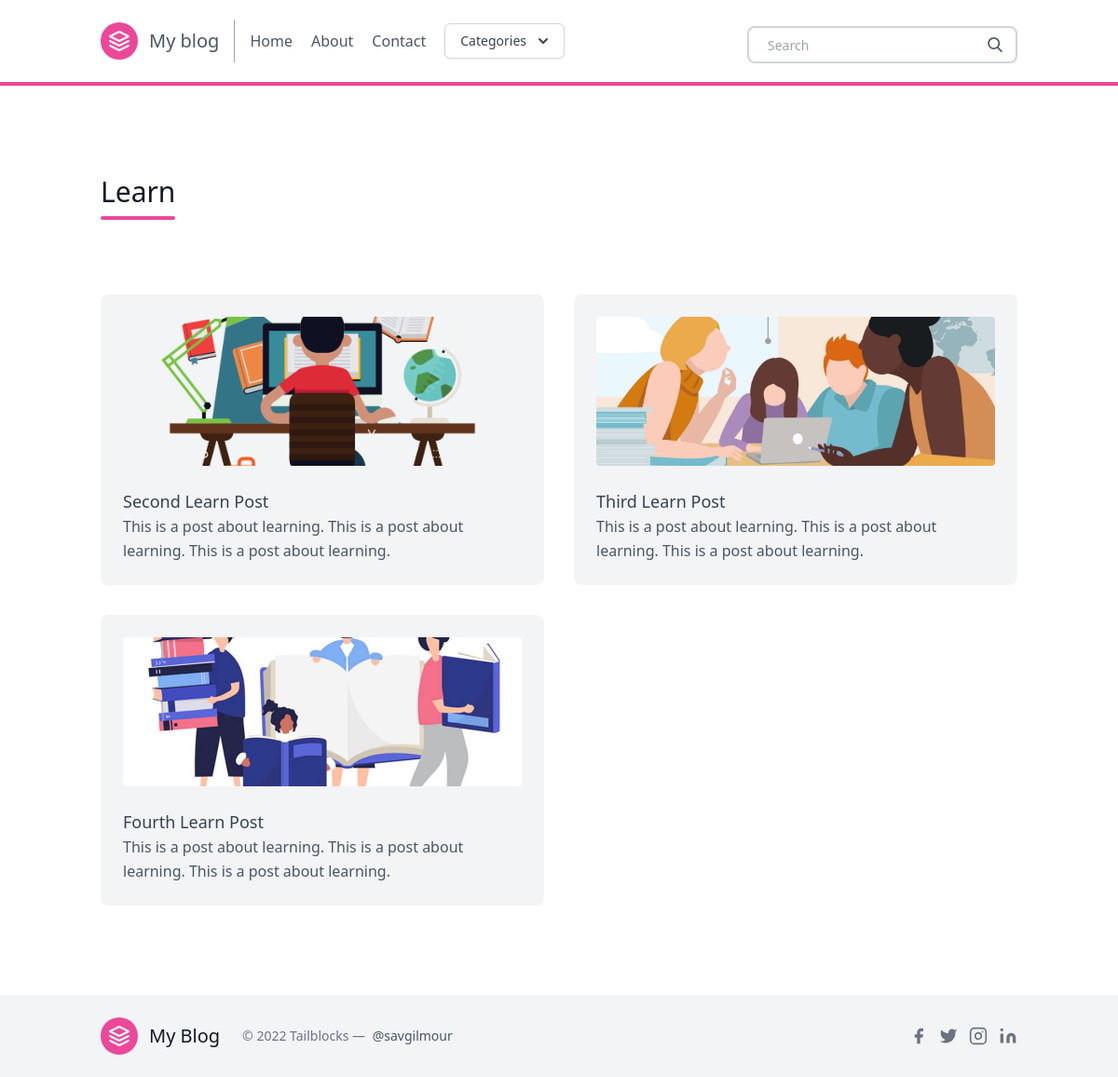
Page /postlist/learn/ on the committed database.
### posts/models.py (models this page shows, shortened)
class Category(models.Model):
    title = models.CharField(max_length=20)
    subtitle = models.CharField(max_length=20)
    slug = models.SlugField()
    thumbnail = models.ImageField()

class Post(models.Model):
    title = models.CharField(max_length=100)
    slug = models.SlugField()
    overview = models.TextField()
    timestamp = models.DateTimeField(auto_now_add=True)
    content = models.TextField()
    author = models.ForeignKey(Author, on_delete=models.CASCADE)
    thumbnail = models.ImageField()
    categories = models.ManyToManyField(Category)
    featured = models.BooleanField()

### posts/views.py (the view)
# urls.py: path('postlist/<slug>/', postlist, name = 'postlist'),
def postlist (request,slug):
    category = Category.objects.get(slug = slug)
    posts = Post.objects.filter(categories__in=[category])
    context = {
        'posts': posts,
        'category': category,
    }
    return render(request, 'post_list.html', context)

### posts/templatetags/markdown_extras.py (called while the page is built)
@register.simple_tag
def get_categories():
    return Category.objects.all()[0:3]

### templates/post_list.html (shortened to what this page needs)
{% extends 'base.html' %}
{% block content %}
<section class="text-gray-600 body-font">
    <div class="container px-5 py-24 mx-auto">
      <div class="flex flex-wrap w-full mb-20">
        <div class="lg:w-1/2 w-full mb-6 lg:mb-0">
          <h1 class="sm:text-3xl text-2xl font-medium title-font mb-2 text-gray-900">
            {{ category.title }}</h1>
          <div class="h-1 w-20 bg-pink-500 rounded"></div>
        </div>
      </div>
      <div class="flex flex-wrap -m-4">
       {% for post in posts %}
        <div class="xl:w-1/4 md:w-1/2 p-4">
          <div class="bg-gray-100 p-6 rounded-lg">
            <img class="h-40 rounded w-full object-cover object-center mb-6" src="{{ post.thumbnail.url }}" alt="content">
            <a href="{% url 'post' post.slug %}" h2 class="rounded-lg transition ease-in-out delay-150 hover:-translate-y-1 hover:scale-110 hover:bg-pink-300 duration-300 text-lg text-gray-700 font-medium title-font mb-4">
              {{ post.title }}</a>
            <p class="leading-relaxed text-base">
              {{ post.overview }}</p>
          </div>
        </div>
       {% endfor %}
      </div>
    </div>
</section>
{% endblock content %}

### rows in the picture
Category: title "Learn"
Post: thumbnail (picture), title "Second Learn Post", overview "This is a post about learning. This is a post about learning. This is a post about learning."
Post: thumbnail (picture), title "Third Learn Post", overview "This is a post about learning. This is a post about learning. This is a post about learning."
Post: thumbnail (picture), title "Fourth Learn Post", overview "This is a post about learning. This is a post about learning. This is a post about learning."
